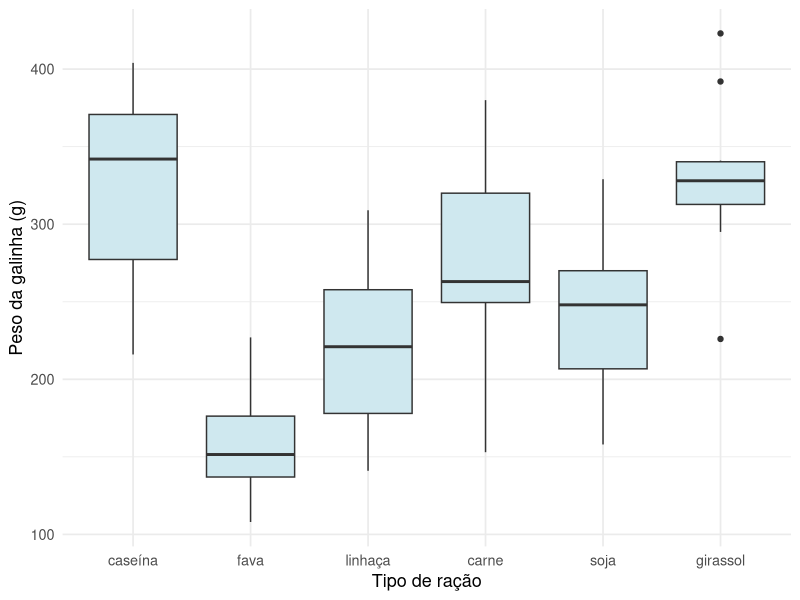

Recreate this plot in R.
## ---- chunk 1
knitr::opts_chunk$set(echo = TRUE, warning = FALSE, message = FALSE, fig.retina = 2,
                      dev.args = list(bg = "transparent"))
suppressPackageStartupMessages(library(tidyverse))
## ---- chunk 2
c(ex3b = choose(4, 1) * choose(11, 2) / choose(15, 3), ex3c = 1 - choose(11, 3) / choose(15, 3))
c(RR = (3059 / 47824) / (2803 / 61096), OR = (3059 * 58293) / (44765 * 2803))

bayes <- function(priori, verossim) priori * verossim / sum(priori * verossim)
bayes(c(0.005, 0.995), c(0.95, 0.01))   # exame de sangue: P(D | +) e P(D^c | +)
## ---- chunk 3
gal <- chickwts |> mutate(racao = recode(feed, casein = "caseína", horsebean = "fava", linseed = "linhaça",
                                         meatmeal = "carne", soybean = "soja", sunflower = "girassol"))
ggplot(gal, aes(racao, weight)) + geom_boxplot(fill = "#cfe8ef") +
  labs(x = "Tipo de ração", y = "Peso da galinha (g)") + theme_minimal(base_size = 13)
